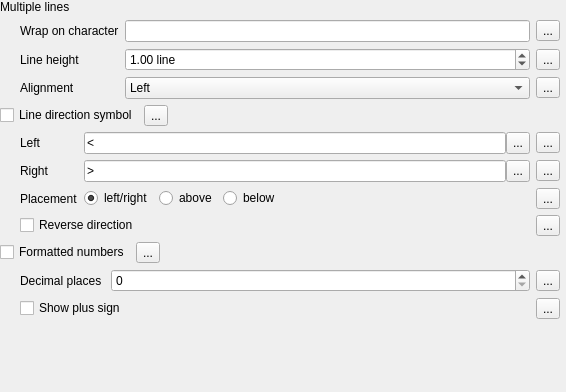
                    <widget class="QWidget" name="scrollAreaWidgetContents_6">
                     <property name="geometry">
                      <rect>
                       <x>0</x>
                       <y>-13</y>
                       <width>566</width>
                       <height>392</height>
                      </rect>
                     </property>
                     <layout class="QVBoxLayout" name="verticalLayout_14">
                      <property name="leftMargin">
                       <number>0</number>
                      </property>
                      <property name="topMargin">
                       <number>0</number>
                      </property>
                      <property name="rightMargin">
                       <number>6</number>
                      </property>
                      <item>
                       <layout class="QGridLayout" name="gridLayout_35">
                        <property name="verticalSpacing">
                         <number>6</number>
                        </property>
                        <item row="0" column="0">
                         <widget class="QLabel" name="label_24">
                          <property name="text">
                           <string>Multiple lines</string>
                          </property>
                         </widget>
                        </item>
                        <item row="1" column="0">
                         <widget class="QFrame" name="mMultiLinesFrame">
                          <property name="frameShape">
                           <enum>QFrame::NoFrame</enum>
                          </property>
                          <property name="frameShadow">
                           <enum>QFrame::Raised</enum>
                          </property>
                          <layout class="QGridLayout" name="gridLayout_28">
                           <property name="leftMargin">
                            <number>20</number>
                           </property>
                           <property name="topMargin">
                            <number>0</number>
                           </property>
                           <property name="rightMargin">
                            <number>0</number>
                           </property>
                           <property name="bottomMargin">
                            <number>0</number>
                           </property>
                           <item row="0" column="2">
                            <widget class="QgsDataDefinedButton" name="mWrapCharDDBtn">
                             <property name="text">
                              <string>...</string>
                             </property>
                            </widget>
                           </item>
                           <item row="0" column="1">
                            <widget class="QLineEdit" name="wrapCharacterEdit">
                             <property name="minimumSize">
                              <size>
                               <width>0</width>
                               <height>0</height>
                              </size>
                             </property>
                            </widget>
                           </item>
                           <item row="1" column="2">
                            <widget class="QgsDataDefinedButton" name="mFontLineHeightDDBtn">
                             <property name="text">
                              <string>...</string>
                             </property>
                            </widget>
                           </item>
                           <item row="0" column="0">
                            <widget class="QLabel" name="label_2">
                             <property name="sizePolicy">
                              <sizepolicy hsizetype="Maximum" vsizetype="Preferred">
                               <horstretch>0</horstretch>
                               <verstretch>0</verstretch>
                              </sizepolicy>
                             </property>
                             <property name="text">
                              <string>Wrap on character</string>
                             </property>
                            </widget>
                           </item>
                           <item row="1" column="0">
                            <widget class="QLabel" name="mFontLineHeightLabel">
                             <property name="sizePolicy">
                              <sizepolicy hsizetype="Maximum" vsizetype="Preferred">
                               <horstretch>0</horstretch>
                               <verstretch>0</verstretch>
                              </sizepolicy>
                             </property>
                             <property name="text">
                              <string>Line height</string>
                             </property>
                            </widget>
                           </item>
                           <item row="1" column="1">
                            <widget class="QgsDoubleSpinBox" name="mFontLineHeightSpinBox">
                             <property name="enabled">
                              <bool>true</bool>
                             </property>
                             <property name="minimumSize">
                              <size>
                               <width>0</width>
                               <height>0</height>
                              </size>
                             </property>
                             <property name="toolTip">
                              <string>Line height spacing for multi-line text</string>
                             </property>
                             <property name="suffix">
                              <string> line</string>
                             </property>
                             <property name="minimum">
                              <double>0.000000000000000</double>
                             </property>
                             <property name="maximum">
                              <double>10.000000000000000</double>
                             </property>
                             <property name="singleStep">
                              <double>0.100000000000000</double>
                             </property>
                             <property name="value">
                              <double>1.000000000000000</double>
                             </property>
                            </widget>
                           </item>
                           <item row="2" column="0">
                            <widget class="QLabel" name="mFontMultiLineLabel">
                             <property name="sizePolicy">
                              <sizepolicy hsizetype="Maximum" vsizetype="Preferred">
                               <horstretch>0</horstretch>
                               <verstretch>0</verstretch>
                              </sizepolicy>
                             </property>
                             <property name="text">
                              <string>Alignment</string>
                             </property>
                            </widget>
                           </item>
                           <item row="2" column="1">
                            <widget class="QComboBox" name="mFontMultiLineAlignComboBox">
                             <property name="enabled">
                              <bool>true</bool>
                             </property>
                             <property name="toolTip">
                              <string>Paragraph style alignment of multi-line text</string>
                             </property>
                             <property name="layoutDirection">
                              <enum>Qt::LeftToRight</enum>
                             </property>
                             <item>
                              <property name="text">
                               <string>Left</string>
                              </property>
                             </item>
                             <item>
                              <property name="text">
                               <string>Center</string>
                              </property>
                             </item>
                             <item>
                              <property name="text">
                               <string>Right</string>
                              </property>
                             </item>
                            </widget>
                           </item>
                           <item row="2" column="2">
                            <widget class="QgsDataDefinedButton" name="mFontMultiLineAlignDDBtn">
                             <property name="text">
                              <string>...</string>
                             </property>
                            </widget>
                           </item>
                          </layout>
                         </widget>
                        </item>
                       </layout>
                      </item>
                      <item>
                       <widget class="QFrame" name="mDirectSymbolsFrame">
                        <layout class="QGridLayout" name="gridLayout_33">
                         <property name="margin">
                          <number>0</number>
                         </property>
                         <property name="verticalSpacing">
                          <number>6</number>
                         </property>
                         <item row="0" column="2">
                          <spacer name="horizontalSpacer_9">
                           <property name="orientation">
                            <enum>Qt::Horizontal</enum>
                           </property>
                           <property name="sizeHint" stdset="0">
                            <size>
                             <width>0</width>
                             <height>20</height>
                            </size>
                           </property>
                          </spacer>
                         </item>
                         <item row="0" column="1">
                          <widget class="QgsDataDefinedButton" name="mDirectSymbDDBtn">
                           <property name="text">
                            <string>...</string>
                           </property>
                          </widget>
                         </item>
                         <item row="0" column="0">
                          <widget class="QCheckBox" name="mDirectSymbChkBx">
                           <property name="sizePolicy">
                            <sizepolicy hsizetype="Maximum" vsizetype="Fixed">
                             <horstretch>0</horstretch>
                             <verstretch>0</verstretch>
                            </sizepolicy>
                           </property>
                           <property name="text">
                            <string>Line direction symbol</string>
                           </property>
                          </widget>
                         </item>
                         <item row="1" column="0" colspan="3">
                          <widget class="QFrame" name="mDirectSymbFrame">
                           <property name="frameShape">
                            <enum>QFrame::NoFrame</enum>
                           </property>
                           <property name="frameShadow">
                            <enum>QFrame::Raised</enum>
                           </property>
                           <layout class="QGridLayout" name="gridLayout_30">
                            <property name="leftMargin">
                             <number>20</number>
                            </property>
                            <property name="topMargin">
                             <number>0</number>
                            </property>
                            <property name="rightMargin">
                             <number>0</number>
                            </property>
                            <property name="bottomMargin">
                             <number>0</number>
                            </property>
                            <item row="1" column="1">
                             <widget class="QFrame" name="mDirectSymbRightFrame">
                              <layout class="QHBoxLayout" name="horizontalLayout_6">
                               <property name="spacing">
                                <number>0</number>
                               </property>
                               <property name="margin">
                                <number>0</number>
                               </property>
                               <item>
                                <widget class="QLineEdit" name="mDirectSymbRightLineEdit">
                                 <property name="sizePolicy">
                                  <sizepolicy hsizetype="Preferred" vsizetype="Fixed">
                                   <horstretch>0</horstretch>
                                   <verstretch>0</verstretch>
                                  </sizepolicy>
                                 </property>
                                 <property name="text">
                                  <string>&gt;</string>
                                 </property>
                                 <property name="alignment">
                                  <set>Qt::AlignLeading|Qt::AlignLeft|Qt::AlignVCenter</set>
                                 </property>
                                </widget>
                               </item>
                               <item>
                                <widget class="QToolButton" name="mDirectSymbRightToolBtn">
                                 <property name="maximumSize">
                                  <size>
                                   <width>16777215</width>
                                   <height>22</height>
                                  </size>
                                 </property>
                                 <property name="text">
                                  <string>...</string>
                                 </property>
                                </widget>
                               </item>
                              </layout>
                             </widget>
                            </item>
                            <item row="2" column="2">
                             <widget class="QgsDataDefinedButton" name="mDirectSymbPlacementDDBtn">
                              <property name="text">
                               <string>...</string>
                              </property>
                             </widget>
                            </item>
                            <item row="0" column="2">
                             <widget class="QgsDataDefinedButton" name="mDirectSymbLeftDDBtn">
                              <property name="text">
                               <string>...</string>
                              </property>
                             </widget>
                            </item>
                            <item row="0" column="0">
                             <widget class="QLabel" name="mDirectSymbLeftLabel">
                              <property name="sizePolicy">
                               <sizepolicy hsizetype="Maximum" vsizetype="Preferred">
                                <horstretch>0</horstretch>
                                <verstretch>0</verstretch>
                               </sizepolicy>
                              </property>
                              <property name="text">
                               <string>Left</string>
                              </property>
                             </widget>
                            </item>
                            <item row="1" column="0">
                             <widget class="QLabel" name="mDirectSymbRightLabel">
                              <property name="text">
                               <string>Right</string>
                              </property>
                             </widget>
                            </item>
                            <item row="2" column="0">
                             <widget class="QLabel" name="mDirectSymbPlacementLabel">
                              <property name="sizePolicy">
                               <sizepolicy hsizetype="Maximum" vsizetype="Preferred">
                                <horstretch>0</horstretch>
                                <verstretch>0</verstretch>
                               </sizepolicy>
                              </property>
                              <property name="text">
                               <string>Placement</string>
                              </property>
                             </widget>
                            </item>
                            <item row="3" column="0" colspan="2">
                             <widget class="QCheckBox" name="mDirectSymbRevChkBx">
                              <property name="text">
                               <string>Reverse direction</string>
                              </property>
                             </widget>
                            </item>
                            <item row="1" column="2">
                             <widget class="QgsDataDefinedButton" name="mDirectSymbRightDDBtn">
                              <property name="text">
                               <string>...</string>
                              </property>
                             </widget>
                            </item>
                            <item row="0" column="1">
                             <widget class="QFrame" name="mDirectSymbLeftFrame">
                              <layout class="QHBoxLayout" name="horizontalLayout_21">
                               <property name="spacing">
                                <number>0</number>
                               </property>
                               <property name="margin">
                                <number>0</number>
                               </property>
                               <item>
                                <widget class="QLineEdit" name="mDirectSymbLeftLineEdit">
                                 <property name="sizePolicy">
                                  <sizepolicy hsizetype="Preferred" vsizetype="Fixed">
                                   <horstretch>0</horstretch>
                                   <verstretch>0</verstretch>
                                  </sizepolicy>
                                 </property>
                                 <property name="text">
                                  <string>&lt;</string>
                                 </property>
                                 <property name="alignment">
                                  <set>Qt::AlignLeading|Qt::AlignLeft|Qt::AlignVCenter</set>
                                 </property>
                                </widget>
                               </item>
                               <item>
                                <widget class="QToolButton" name="mDirectSymbLeftToolBtn">
                                 <property name="maximumSize">
                                  <size>
                                   <width>16777215</width>
                                   <height>22</height>
                                  </size>
                                 </property>
                                 <property name="text">
                                  <string>...</string>
                                 </property>
                                </widget>
                               </item>
                              </layout>
                             </widget>
                            </item>
                            <item row="3" column="2">
                             <widget class="QgsDataDefinedButton" name="mDirectSymbRevDDBtn">
                              <property name="text">
                               <string>...</string>
                              </property>
                             </widget>
                            </item>
                            <item row="2" column="1">
                             <widget class="QFrame" name="mDirectSymbPlacementFrame">
                              <layout class="QHBoxLayout" name="horizontalLayout_17">
                               <property name="margin">
                                <number>0</number>
                               </property>
                               <item>
                                <widget class="QRadioButton" name="mDirectSymbRadioBtnLR">
                                 <property name="sizePolicy">
                                  <sizepolicy hsizetype="Maximum" vsizetype="Fixed">
                                   <horstretch>0</horstretch>
                                   <verstretch>0</verstretch>
                                  </sizepolicy>
                                 </property>
                                 <property name="text">
                                  <string>left/right</string>
                                 </property>
                                 <property name="checked">
                                  <bool>true</bool>
                                 </property>
                                </widget>
                               </item>
                               <item>
                                <widget class="QRadioButton" name="mDirectSymbRadioBtnAbove">
                                 <property name="sizePolicy">
                                  <sizepolicy hsizetype="Maximum" vsizetype="Fixed">
                                   <horstretch>0</horstretch>
                                   <verstretch>0</verstretch>
                                  </sizepolicy>
                                 </property>
                                 <property name="text">
                                  <string>above</string>
                                 </property>
                                </widget>
                               </item>
                               <item>
                                <widget class="QRadioButton" name="mDirectSymbRadioBtnBelow">
                                 <property name="text">
                                  <string>below</string>
                                 </property>
                                </widget>
                               </item>
                              </layout>
                             </widget>
                            </item>
                           </layout>
                          </widget>
                         </item>
                        </layout>
                       </widget>
                      </item>
                      <item>
                       <layout class="QGridLayout" name="gridLayout_34">
                        <property name="verticalSpacing">
                         <number>6</number>
                        </property>
                        <item row="0" column="2">
                         <spacer name="horizontalSpacer_8">
                          <property name="orientation">
                           <enum>Qt::Horizontal</enum>
                          </property>
                          <property name="sizeHint" stdset="0">
                           <size>
                            <width>0</width>
                            <height>20</height>
                           </size>
                          </property>
                         </spacer>
                        </item>
                        <item row="0" column="0">
                         <widget class="QCheckBox" name="mFormatNumChkBx">
                          <property name="sizePolicy">
                           <sizepolicy hsizetype="Maximum" vsizetype="Fixed">
                            <horstretch>0</horstretch>
                            <verstretch>0</verstretch>
                           </sizepolicy>
                          </property>
                          <property name="text">
                           <string>Formatted numbers</string>
                          </property>
                         </widget>
                        </item>
                        <item row="0" column="1">
                         <widget class="QgsDataDefinedButton" name="mFormatNumDDBtn">
                          <property name="text">
                           <string>...</string>
                          </property>
                         </widget>
                        </item>
                        <item row="1" column="0" colspan="3">
                         <widget class="QFrame" name="mFormatNumFrame">
                          <property name="frameShape">
                           <enum>QFrame::NoFrame</enum>
                          </property>
                          <property name="frameShadow">
                           <enum>QFrame::Raised</enum>
                          </property>
                          <layout class="QGridLayout" name="gridLayout_31">
                           <property name="leftMargin">
                            <number>20</number>
                           </property>
                           <property name="topMargin">
                            <number>0</number>
                           </property>
                           <property name="rightMargin">
                            <number>0</number>
                           </property>
                           <property name="bottomMargin">
                            <number>0</number>
                           </property>
                           <item row="0" column="0">
                            <widget class="QLabel" name="mFormatNumDecimalsLabel">
                             <property name="text">
                              <string>Decimal places </string>
                             </property>
                            </widget>
                           </item>
                           <item row="0" column="1">
                            <widget class="QgsSpinBox" name="mFormatNumDecimalsSpnBx">
                             <property name="sizePolicy">
                              <sizepolicy hsizetype="MinimumExpanding" vsizetype="Fixed">
                               <horstretch>0</horstretch>
                               <verstretch>0</verstretch>
                              </sizepolicy>
                             </property>
                             <property name="maximum">
                              <number>20</number>
                             </property>
                            </widget>
                           </item>
                           <item row="0" column="2">
                            <widget class="QgsDataDefinedButton" name="mFormatNumDecimalsDDBtn">
                             <property name="text">
                              <string>...</string>
                             </property>
                            </widget>
                           </item>
                           <item row="1" column="0" colspan="2">
                            <widget class="QCheckBox" name="mFormatNumPlusSignChkBx">
                             <property name="layoutDirection">
                              <enum>Qt::LeftToRight</enum>
                             </property>
                             <property name="text">
                              <string>Show plus sign</string>
                             </property>
                            </widget>
                           </item>
                           <item row="1" column="2">
                            <widget class="QgsDataDefinedButton" name="mFormatNumPlusSignDDBtn">
                             <property name="text">
                              <string>...</string>
                             </property>
                            </widget>
                           </item>
                          </layout>
                         </widget>
                        </item>
                       </layout>
                      </item>
                      <item>
                       <spacer name="verticalSpacer_6">
                        <property name="orientation">
                         <enum>Qt::Vertical</enum>
                        </property>
                        <property name="sizeHint" stdset="0">
                         <size>
                          <width>20</width>
                          <height>0</height>
                         </size>
                        </property>
                       </spacer>
                      </item>
                     </layout>
                    </widget>
